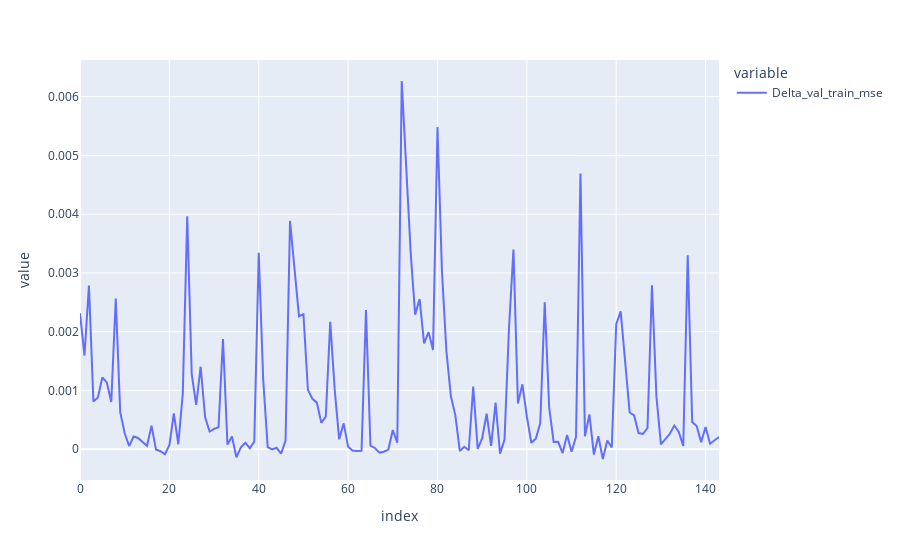

Notebook cell for this chart:
### Code cell
report_df['Delta_val_train_mse'].plot()

### Figure 1 — Plotly figure (JSON) as saved in the notebook; plotly's stock layout.template omitted (floating-point values rounded to 4 significant figures; data arrays with more than 128 entries replaced by an {"elided": "..."} marker saying what was removed)
{"data": [{"hovertemplate": "variable=Delta_val_train_mse<br>index=%{x}<br>value=%{y}<extra></extra>", "legendgroup": "Delta_val_train_mse", "line": {"color": "#636efa", "dash": "solid"}, "marker": {"symbol": "circle"}, "mode": "lines", "name": "Delta_val_train_mse", "orientation": "v", "showlegend": true, "type": "scatter", "x": {"elided": "144 int values"}, "xaxis": "x", "y": {"elided": "144 float values"}, "yaxis": "y"}], "layout": {"legend": {"title": {"text": "variable"}, "tracegroupgap": 0}, "margin": {"t": 60}, "xaxis": {"anchor": "y", "domain": [0, 1], "title": {"text": "index"}}, "yaxis": {"anchor": "x", "domain": [0, 1], "title": {"text": "value"}}}}
